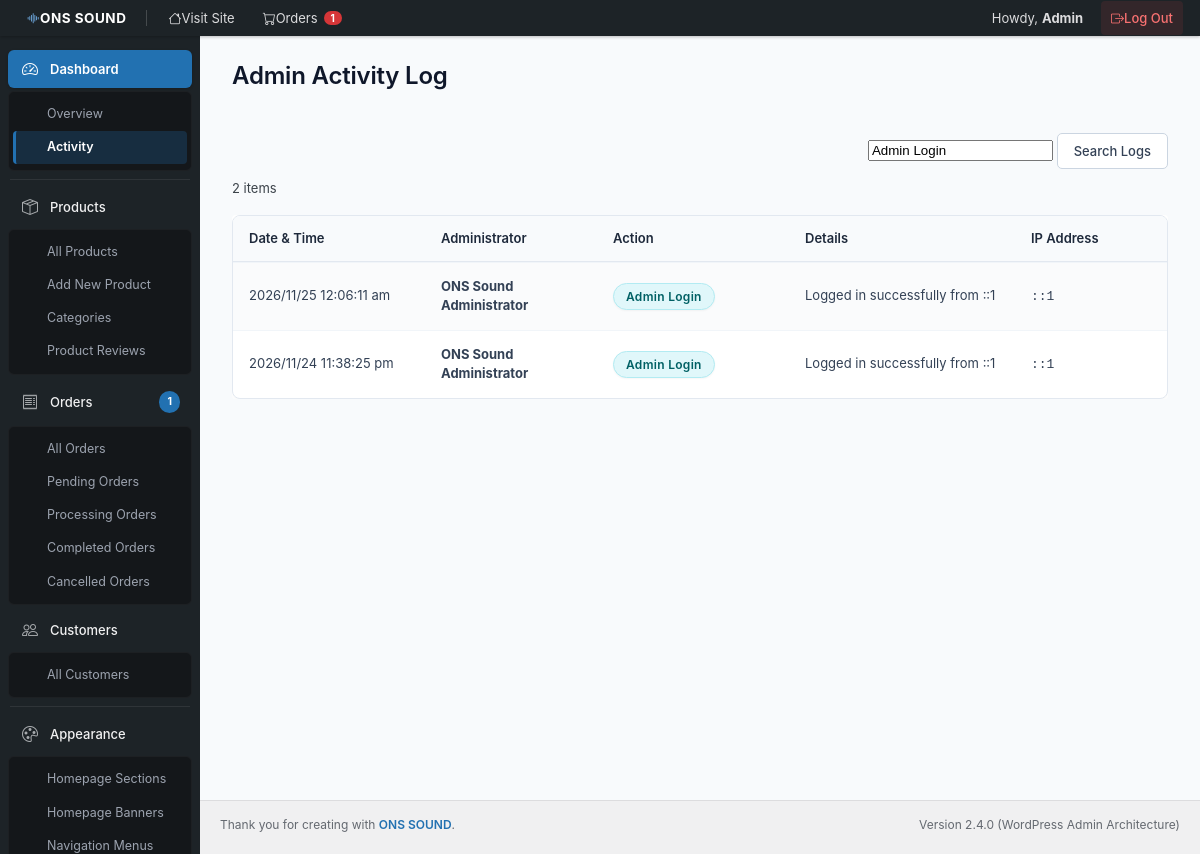
/admin/activity.php?s=Admin Login (signed in), run on an earlier commit of the app's database.
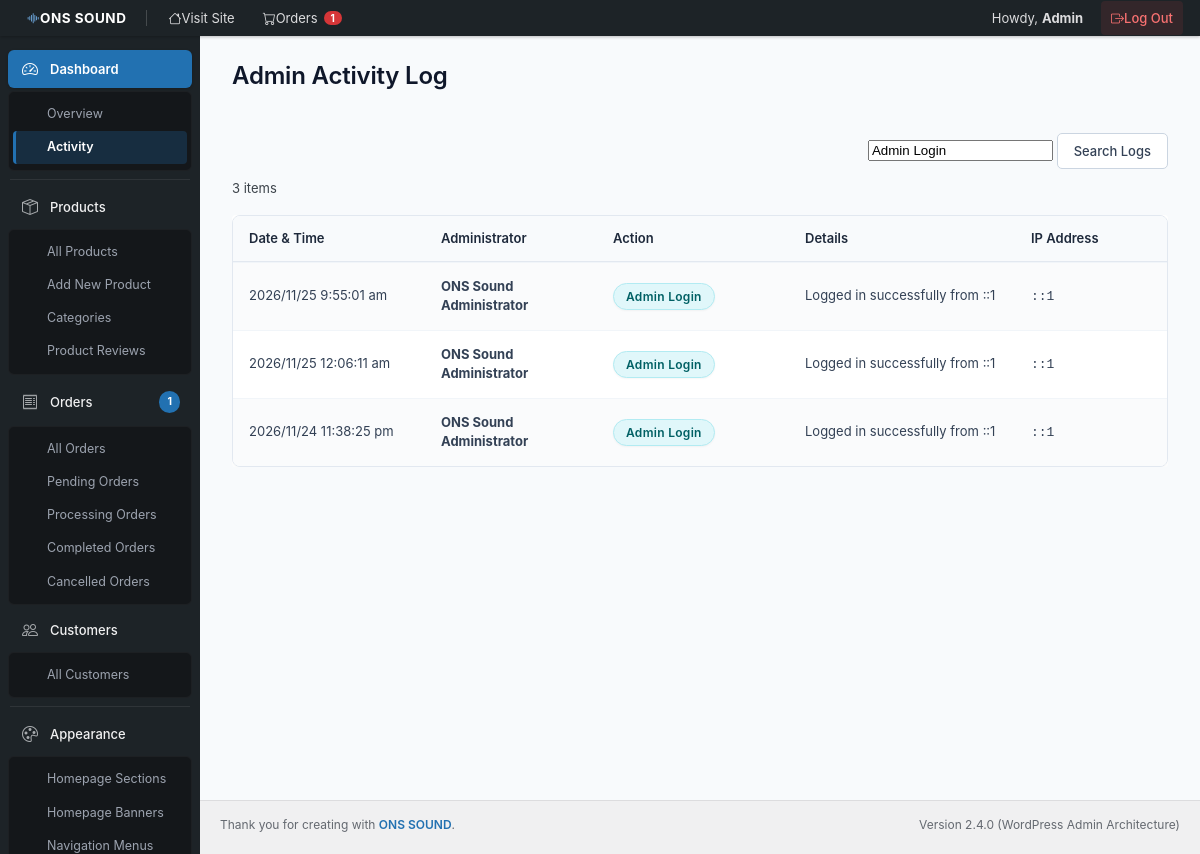
And on a later commit of the database.
### tables this page shows
CREATE TABLE `admin_activity_logs` (
  `id` int(11) NOT NULL,
  `user_id` int(11) DEFAULT NULL,
  `user_name` varchar(150) NOT NULL,
  `action` varchar(100) NOT NULL,
  `details` text DEFAULT NULL,
  `ip_address` varchar(45) DEFAULT NULL,
  `created_at` datetime NOT NULL DEFAULT current_timestamp()
);

### admin/auth.php (called while the page is built, shortened)
<?php
require_once __DIR__ . '/../config/database.php';
require_once __DIR__ . '/../includes/helpers.php';
function admin_url(string $path = ''): string {
    return BASE_URL . 'admin/' . ltrim($path, '/');
}

### includes/helpers.php (called while the page is built, shortened)
<?php
function e(?string $value): string {
    return htmlspecialchars($value ?? '', ENT_QUOTES | ENT_SUBSTITUTE, 'UTF-8');
}
function clean(?string $value): string {
    return trim(strip_tags($value ?? ''));
}

### admin/activity.php (the view, shortened to what this page needs)
<?php
require_once __DIR__ . '/includes/header.php';
$db = get_db();
$search = clean($_GET['s'] ?? '');
$page = max(1, (int)($_GET['paged'] ?? 1));
$perPage = 20;
$offset = ($page - 1) * $perPage;
$whereSql = "WHERE 1=1";
$params = [];
if (!empty($search)) {
    $whereSql .= " AND (action LIKE ? OR details LIKE ? OR user_name LIKE ? OR ip_address LIKE ?)";
    $like = "%$search%";
    $params = [$like, $like, $like, $like];
}
$countStmt = $db->prepare("SELECT COUNT(*) FROM `admin_activity_logs` $whereSql");
$countStmt->execute($params);
$totalLogs = (int)$countStmt->fetchColumn();
$sql = "SELECT * FROM `admin_activity_logs` $whereSql ORDER BY id DESC LIMIT $perPage OFFSET $offset";
$stmt = $db->prepare($sql);
$stmt->execute($params);
$logs = $stmt->fetchAll();
?>
<h1 class="wp-heading-inline">Admin Activity Log</h1>
<form method="GET" action="<?= admin_url('activity.php') ?>" style="float: right; margin-bottom: 10px;">
    <input type="search" name="s" value="<?= e($search) ?>" placeholder="Search logs...">
    <input type="submit" class="button button-secondary" value="Search Logs">
</form>
<div class="tablenav top">
    <div class="alignleft actions">
        <span class="displaying-num"><?= $totalLogs ?> items</span>
    </div>
</div>
<table class="wp-list-table striped">
    <thead>
        <tr>
            <th style="width: 160px;">Date & Time</th>
            <th style="width: 140px;">Administrator</th>
            <th style="width: 160px;">Action</th>
            <th>Details</th>
            <th style="width: 120px;">IP Address</th>
        </tr>
    </thead>
    <tbody>
        <?php if (empty($logs)): ?>
            <tr><td colspan="5" style="text-align:center; padding: 20px; color: #646970;">No activity records found.</td></tr>
        <?php else: ?>
            <?php foreach ($logs as $log): ?>
                <tr>
                    <td><?= date('Y/m/d g:i:s a', strtotime($log['created_at'])) ?></td>
                    <td><strong><?= e($log['user_name']) ?></strong></td>
                    <td><span class="status-pill status-confirmed"><?= e($log['action']) ?></span></td>
                    <td><?= e($log['details']) ?></td>
                    <td><code><?= e($log['ip_address']) ?></code></td>
                </tr>
            <?php endforeach; ?>
        <?php endif; ?>
    </tbody>
</table>
<?php require_once __DIR__ . '/includes/footer.php'; ?>

What changed in the data, as far as the page shows it:
added admin_activity_logs: created_at "2026/11/25 9:55:01 am", user_name "ONS Sound Administrator", action "Admin Login", details "Logged in successfully from ::1", ip_address "::1"
Also different on the page:
$totalLogs: "2" → "3"
